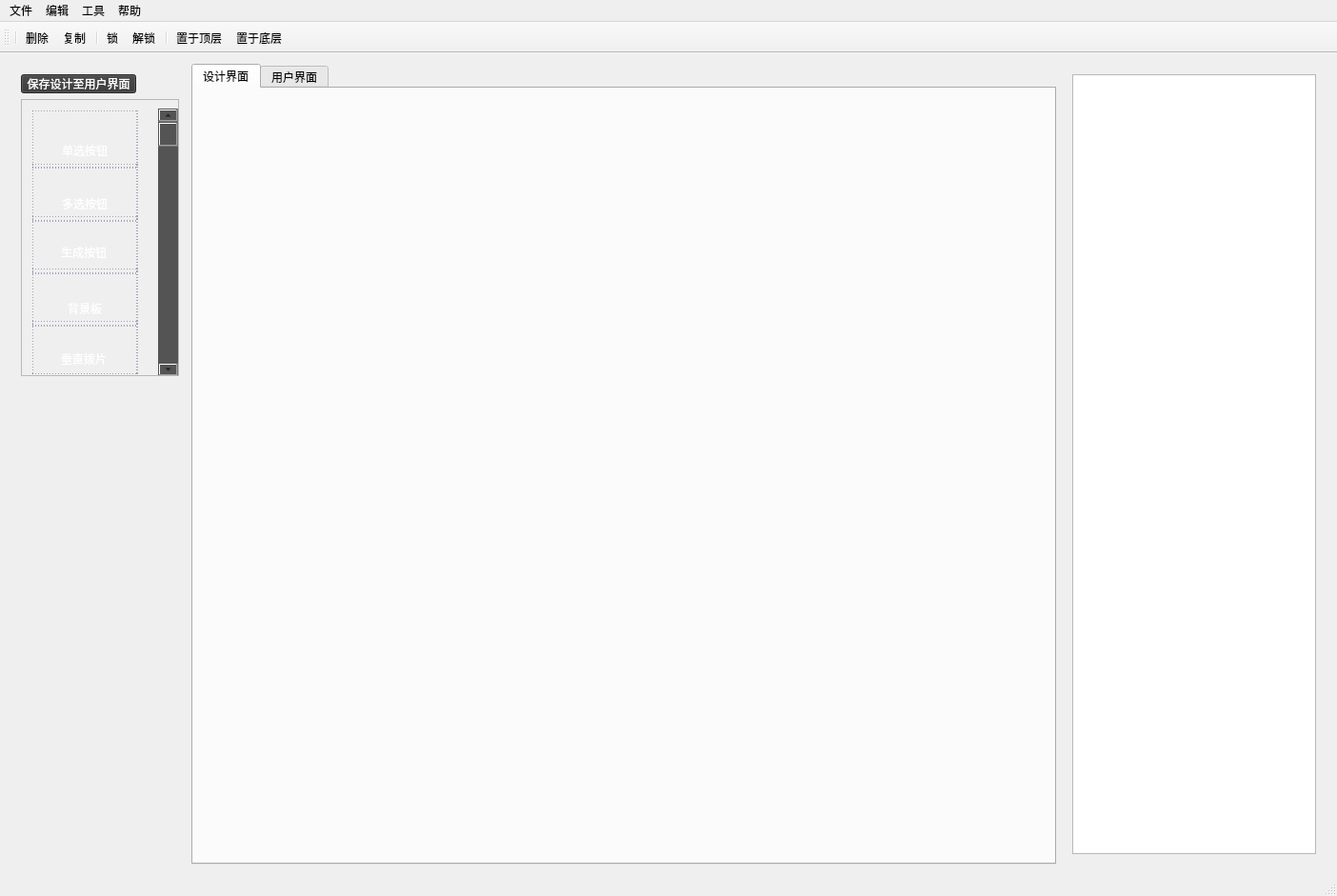
<?xml version="1.0" encoding="UTF-8"?>
<ui version="4.0">
 <class>MainWindow</class>
 <widget class="QMainWindow" name="MainWindow">
  <property name="geometry">
   <rect>
    <x>0</x>
    <y>0</y>
    <width>1404</width>
    <height>941</height>
   </rect>
  </property>
  <property name="windowTitle">
   <string>.</string>
  </property>
  <property name="styleSheet">
   <string notr="true">#MainWindow{background-image: url(:/image/grey.png);}</string>
  </property>
  <widget class="QWidget" name="centralWidget">
   <property name="styleSheet">
    <string notr="true">#centralWidget{background-image: url(:/image/grey.png);}</string>
   </property>
   <layout class="QHBoxLayout" name="horizontalLayout">
    <item>
     <widget class="QWidget" name="leftWidget" native="true">
      <property name="maximumSize">
       <size>
        <width>184</width>
        <height>991</height>
       </size>
      </property>
      <property name="styleSheet">
       <string notr="true">#leftWidget{background-image: url(:/image/black.png);}</string>
      </property>
      <layout class="QVBoxLayout" name="verticalLayout_2">
       <item>
        <widget class="savebutton" name="pushButton_5">
         <property name="enabled">
          <bool>true</bool>
         </property>
         <property name="maximumSize">
          <size>
           <width>121</width>
           <height>20</height>
          </size>
         </property>
         <property name="styleSheet">
          <string notr="true">background-color: rgb(53, 53, 53);
color: rgb(255, 255, 255);</string>
         </property>
         <property name="text">
          <string>保存设计至用户界面</string>
         </property>
        </widget>
       </item>
       <item>
        <widget class="QScrollArea" name="scrollArea_2">
         <property name="minimumSize">
          <size>
           <width>166</width>
           <height>291</height>
          </size>
         </property>
         <property name="maximumSize">
          <size>
           <width>166</width>
           <height>291</height>
          </size>
         </property>
         <property name="styleSheet">
          <string notr="true">background-image: url(:/image/black.png);</string>
         </property>
         <property name="widgetResizable">
          <bool>true</bool>
         </property>
         <widget class="QWidget" name="scrollAreaWidgetContents_2">
          <property name="geometry">
           <rect>
            <x>0</x>
            <y>0</y>
            <width>164</width>
            <height>289</height>
           </rect>
          </property>
          <widget class="QScrollBar" name="verticalScrollBar_2">
           <property name="geometry">
            <rect>
             <x>143</x>
             <y>9</y>
             <width>21</width>
             <height>281</height>
            </rect>
           </property>
           <property name="styleSheet">
            <string notr="true">background-color: rgb(84, 84, 84);</string>
           </property>
           <property name="singleStep">
            <number>10</number>
           </property>
           <property name="orientation">
            <enum>Qt::Vertical</enum>
           </property>
          </widget>
          <widget class="QWidget" name="scrollContent_2" native="true">
           <property name="geometry">
            <rect>
             <x>0</x>
             <y>0</y>
             <width>129</width>
             <height>678</height>
            </rect>
           </property>
           <layout class="QVBoxLayout" name="verticalLayout_3">
            <item>
             <widget class="ClickableFrame" name="frame_4">
              <property name="minimumSize">
               <size>
                <width>111</width>
                <height>61</height>
               </size>
              </property>
              <property name="styleSheet">
               <string notr="true">#frame_4{border: 1px dashed rgb(85, 85, 127);}</string>
              </property>
              <property name="frameShape">
               <enum>QFrame::StyledPanel</enum>
              </property>
              <property name="frameShadow">
               <enum>QFrame::Raised</enum>
              </property>
              <layout class="QVBoxLayout" name="verticalLayout_4">
               <item alignment="Qt::AlignHCenter">
                <widget class="QToolButton" name="toolButton_2">
                 <property name="styleSheet">
                  <string notr="true">image: url(:/image/radiobutton.png);
border: none;</string>
                 </property>
                 <property name="text">
                  <string/>
                 </property>
                </widget>
               </item>
               <item alignment="Qt::AlignHCenter">
                <widget class="QLabel" name="label_2">
                 <property name="styleSheet">
                  <string notr="true">color: rgb(255, 255, 255);</string>
                 </property>
                 <property name="text">
                  <string>单选按钮</string>
                 </property>
                </widget>
               </item>
              </layout>
             </widget>
            </item>
            <item>
             <widget class="ClickableFrame" name="frame_5">
              <property name="minimumSize">
               <size>
                <width>111</width>
                <height>61</height>
               </size>
              </property>
              <property name="styleSheet">
               <string notr="true">#frame_5{border: 1px dashed rgb(85, 85, 127);}</string>
              </property>
              <property name="frameShape">
               <enum>QFrame::StyledPanel</enum>
              </property>
              <property name="frameShadow">
               <enum>QFrame::Raised</enum>
              </property>
              <layout class="QVBoxLayout" name="verticalLayout_5">
               <item alignment="Qt::AlignHCenter">
                <widget class="QToolButton" name="toolButton_4">
                 <property name="styleSheet">
                  <string notr="true">image: url(:/image/checkbox.png);
border: none;</string>
                 </property>
                 <property name="text">
                  <string/>
                 </property>
                </widget>
               </item>
               <item alignment="Qt::AlignHCenter">
                <widget class="QLabel" name="label_4">
                 <property name="styleSheet">
                  <string notr="true">color: rgb(255, 255, 255);</string>
                 </property>
                 <property name="text">
                  <string>多选按钮</string>
                 </property>
                </widget>
               </item>
              </layout>
             </widget>
            </item>
            <item>
             <widget class="ClickableFrame" name="frame">
              <property name="sizePolicy">
               <sizepolicy hsizetype="Preferred" vsizetype="MinimumExpanding">
                <horstretch>0</horstretch>
                <verstretch>0</verstretch>
               </sizepolicy>
              </property>
              <property name="minimumSize">
               <size>
                <width>111</width>
                <height>61</height>
               </size>
              </property>
              <property name="styleSheet">
               <string notr="true">#frame{border: 1px dashed rgb(85, 85, 127);}</string>
              </property>
              <property name="frameShape">
               <enum>QFrame::StyledPanel</enum>
              </property>
              <property name="frameShadow">
               <enum>QFrame::Raised</enum>
              </property>
              <widget class="QToolButton" name="toolButton_5">
               <property name="geometry">
                <rect>
                 <x>40</x>
                 <y>10</y>
                 <width>31</width>
                 <height>21</height>
                </rect>
               </property>
               <property name="styleSheet">
                <string notr="true">image: url(:/image/button.png);
border: none;</string>
               </property>
               <property name="text">
                <string/>
               </property>
              </widget>
              <widget class="QLabel" name="label">
               <property name="geometry">
                <rect>
                 <x>30</x>
                 <y>30</y>
                 <width>48</width>
                 <height>16</height>
                </rect>
               </property>
               <property name="sizePolicy">
                <sizepolicy hsizetype="Ignored" vsizetype="Preferred">
                 <horstretch>0</horstretch>
                 <verstretch>0</verstretch>
                </sizepolicy>
               </property>
               <property name="styleSheet">
                <string notr="true">color: rgb(255, 255, 255);</string>
               </property>
               <property name="text">
                <string>生成按钮</string>
               </property>
              </widget>
             </widget>
            </item>
            <item>
             <widget class="ClickableFrame" name="frame_9">
              <property name="minimumSize">
               <size>
                <width>111</width>
                <height>61</height>
               </size>
              </property>
              <property name="styleSheet">
               <string notr="true">#frame_9{border: 1px dashed rgb(85, 85, 127);}</string>
              </property>
              <property name="frameShape">
               <enum>QFrame::StyledPanel</enum>
              </property>
              <property name="frameShadow">
               <enum>QFrame::Raised</enum>
              </property>
              <layout class="QVBoxLayout" name="verticalLayout_6">
               <item alignment="Qt::AlignHCenter">
                <widget class="QToolButton" name="toolButton_6">
                 <property name="styleSheet">
                  <string notr="true">image: url(:/image/frame.png);
border: none;</string>
                 </property>
                 <property name="text">
                  <string/>
                 </property>
                </widget>
               </item>
               <item alignment="Qt::AlignHCenter">
                <widget class="QLabel" name="label_10">
                 <property name="styleSheet">
                  <string notr="true">color: rgb(255, 255, 255);</string>
                 </property>
                 <property name="text">
                  <string>背景板</string>
                 </property>
                </widget>
               </item>
              </layout>
             </widget>
            </item>
            <item>
             <widget class="ClickableFrame" name="frame_2">
              <property name="minimumSize">
               <size>
                <width>111</width>
                <height>61</height>
               </size>
              </property>
              <property name="styleSheet">
               <string notr="true">#frame_2{border: 1px dashed rgb(85, 85, 127);}</string>
              </property>
              <property name="frameShape">
               <enum>QFrame::StyledPanel</enum>
              </property>
              <property name="frameShadow">
               <enum>QFrame::Raised</enum>
              </property>
              <widget class="QLabel" name="label_7">
               <property name="geometry">
                <rect>
                 <x>30</x>
                 <y>30</y>
                 <width>54</width>
                 <height>20</height>
                </rect>
               </property>
               <property name="styleSheet">
                <string notr="true">color: rgb(255, 255, 255);</string>
               </property>
               <property name="text">
                <string>垂直拨片</string>
               </property>
              </widget>
              <widget class="QToolButton" name="toolButton_7">
               <property name="geometry">
                <rect>
                 <x>30</x>
                 <y>10</y>
                 <width>51</width>
                 <height>21</height>
                </rect>
               </property>
               <property name="styleSheet">
                <string notr="true">image: url(:/image/VerticalSlider.png);
border: none;</string>
               </property>
               <property name="text">
                <string/>
               </property>
              </widget>
             </widget>
            </item>
            <item>
             <widget class="ClickableFrame" name="frame_1">
              <property name="minimumSize">
               <size>
                <width>111</width>
                <height>61</height>
               </size>
              </property>
              <property name="styleSheet">
               <string notr="true">#frame_1{border: 1px dashed rgb(85, 85, 127);}</string>
              </property>
              <property name="frameShape">
               <enum>QFrame::StyledPanel</enum>
              </property>
              <property name="frameShadow">
               <enum>QFrame::Raised</enum>
              </property>
              <widget class="QLabel" name="label_6">
               <property name="geometry">
                <rect>
                 <x>30</x>
                 <y>30</y>
                 <width>48</width>
                 <height>16</height>
                </rect>
               </property>
               <property name="styleSheet">
                <string notr="true">color: rgb(255, 255, 255);</string>
               </property>
               <property name="text">
                <string>水平拨片</string>
               </property>
              </widget>
              <widget class="QToolButton" name="toolButton_8">
               <property name="geometry">
                <rect>
                 <x>10</x>
                 <y>10</y>
                 <width>91</width>
                 <height>21</height>
                </rect>
               </property>
               <property name="styleSheet">
                <string notr="true">image: url(:/image/HorizontalSlider.png);
border: none;</string>
               </property>
               <property name="text">
                <string/>
               </property>
              </widget>
             </widget>
            </item>
            <item>
             <widget class="ClickableFrame" name="frame_3">
              <property name="minimumSize">
               <size>
                <width>111</width>
                <height>61</height>
               </size>
              </property>
              <property name="styleSheet">
               <string notr="true">#frame_3{border: 1px dashed rgb(85, 85, 127);}</string>
              </property>
              <property name="frameShape">
               <enum>QFrame::StyledPanel</enum>
              </property>
              <property name="frameShadow">
               <enum>QFrame::Raised</enum>
              </property>
              <widget class="UserDial" name="dial_3">
               <property name="enabled">
                <bool>false</bool>
               </property>
               <property name="geometry">
                <rect>
                 <x>20</x>
                 <y>10</y>
                 <width>61</width>
                 <height>31</height>
                </rect>
               </property>
               <property name="minimum">
                <number>100</number>
               </property>
               <property name="tracking">
                <bool>true</bool>
               </property>
              </widget>
              <widget class="QLabel" name="label_5">
               <property name="geometry">
                <rect>
                 <x>40</x>
                 <y>40</y>
                 <width>31</width>
                 <height>16</height>
                </rect>
               </property>
               <property name="styleSheet">
                <string notr="true">color: rgb(255, 255, 255);</string>
               </property>
               <property name="text">
                <string>旋钮</string>
               </property>
              </widget>
             </widget>
            </item>
            <item>
             <widget class="ClickableFrame" name="frame_6">
              <property name="minimumSize">
               <size>
                <width>111</width>
                <height>61</height>
               </size>
              </property>
              <property name="styleSheet">
               <string notr="true">#frame_6{border: 1px dashed rgb(85, 85, 127);}</string>
              </property>
              <property name="frameShape">
               <enum>QFrame::StyledPanel</enum>
              </property>
              <property name="frameShadow">
               <enum>QFrame::Raised</enum>
              </property>
              <widget class="QToolButton" name="toolButton">
               <property name="geometry">
                <rect>
                 <x>30</x>
                 <y>10</y>
                 <width>51</width>
                 <height>31</height>
                </rect>
               </property>
               <property name="styleSheet">
                <string notr="true">image: url(:/image/label.png);
border: none;</string>
               </property>
               <property name="text">
                <string/>
               </property>
              </widget>
              <widget class="QLabel" name="label_3">
               <property name="geometry">
                <rect>
                 <x>40</x>
                 <y>40</y>
                 <width>31</width>
                 <height>16</height>
                </rect>
               </property>
               <property name="styleSheet">
                <string notr="true">color: rgb(255, 255, 255);</string>
               </property>
               <property name="text">
                <string>标签</string>
               </property>
              </widget>
             </widget>
            </item>
            <item>
             <widget class="ClickableFrame" name="frame_7">
              <property name="minimumSize">
               <size>
                <width>111</width>
                <height>61</height>
               </size>
              </property>
              <property name="styleSheet">
               <string notr="true">#frame_7{border: 1px dashed rgb(85, 85, 127);}</string>
              </property>
              <property name="frameShape">
               <enum>QFrame::StyledPanel</enum>
              </property>
              <property name="frameShadow">
               <enum>QFrame::Raised</enum>
              </property>
              <widget class="QToolButton" name="toolButton_3">
               <property name="geometry">
                <rect>
                 <x>30</x>
                 <y>10</y>
                 <width>51</width>
                 <height>21</height>
                </rect>
               </property>
               <property name="styleSheet">
                <string notr="true">image: url(:/image/toolbutton.png);
border: none;</string>
               </property>
               <property name="text">
                <string/>
               </property>
              </widget>
              <widget class="QLabel" name="label_8">
               <property name="geometry">
                <rect>
                 <x>30</x>
                 <y>40</y>
                 <width>51</width>
                 <height>16</height>
                </rect>
               </property>
               <property name="styleSheet">
                <string notr="true">color: rgb(255, 255, 255);</string>
               </property>
               <property name="text">
                <string>工具按钮</string>
               </property>
              </widget>
             </widget>
            </item>
            <item>
             <widget class="ClickableFrame" name="frame_8">
              <property name="minimumSize">
               <size>
                <width>111</width>
                <height>61</height>
               </size>
              </property>
              <property name="styleSheet">
               <string notr="true">#frame_8{border: 1px dashed rgb(85, 85, 127);}</string>
              </property>
              <property name="frameShape">
               <enum>QFrame::StyledPanel</enum>
              </property>
              <property name="frameShadow">
               <enum>QFrame::Raised</enum>
              </property>
              <widget class="QLabel" name="label_9">
               <property name="geometry">
                <rect>
                 <x>20</x>
                 <y>40</y>
                 <width>71</width>
                 <height>20</height>
                </rect>
               </property>
               <property name="styleSheet">
                <string notr="true">color: rgb(255, 255, 255);</string>
               </property>
               <property name="text">
                <string>   编辑框</string>
               </property>
              </widget>
              <widget class="QToolButton" name="toolButton_9">
               <property name="geometry">
                <rect>
                 <x>40</x>
                 <y>10</y>
                 <width>31</width>
                 <height>21</height>
                </rect>
               </property>
               <property name="styleSheet">
                <string notr="true">image: url(:/image/lineEdit.png);
border: none;</string>
               </property>
               <property name="text">
                <string/>
               </property>
              </widget>
             </widget>
            </item>
            <item>
             <widget class="ClickableFrame" name="frame_10">
              <property name="minimumSize">
               <size>
                <width>111</width>
                <height>61</height>
               </size>
              </property>
              <property name="styleSheet">
               <string notr="true">#frame_10{border: 1px dashed rgb(85, 85, 127);}</string>
              </property>
              <property name="frameShape">
               <enum>QFrame::StyledPanel</enum>
              </property>
              <property name="frameShadow">
               <enum>QFrame::Raised</enum>
              </property>
              <widget class="QLabel" name="label_11">
               <property name="geometry">
                <rect>
                 <x>20</x>
                 <y>40</y>
                 <width>72</width>
                 <height>16</height>
                </rect>
               </property>
               <property name="styleSheet">
                <string notr="true">color: rgb(255, 255, 255);</string>
               </property>
               <property name="text">
                <string>指令链接按钮</string>
               </property>
              </widget>
              <widget class="QToolButton" name="toolButton_10">
               <property name="geometry">
                <rect>
                 <x>40</x>
                 <y>10</y>
                 <width>31</width>
                 <height>31</height>
                </rect>
               </property>
               <property name="styleSheet">
                <string notr="true">image: url(:/image/commandlinkbutton.png);
border: none;</string>
               </property>
               <property name="text">
                <string/>
               </property>
              </widget>
             </widget>
            </item>
            <item>
             <widget class="ClickableFrame" name="frame_11">
              <property name="minimumSize">
               <size>
                <width>111</width>
                <height>61</height>
               </size>
              </property>
              <property name="styleSheet">
               <string notr="true">#frame_11{border: 1px dashed rgb(85, 85, 127);}</string>
              </property>
              <property name="frameShape">
               <enum>QFrame::StyledPanel</enum>
              </property>
              <property name="frameShadow">
               <enum>QFrame::Raised</enum>
              </property>
              <widget class="QLabel" name="label_12">
               <property name="geometry">
                <rect>
                 <x>20</x>
                 <y>40</y>
                 <width>71</width>
                 <height>20</height>
                </rect>
               </property>
               <property name="styleSheet">
                <string notr="true">color: rgb(255, 255, 255);</string>
               </property>
               <property name="text">
                <string>   音量条</string>
               </property>
              </widget>
              <widget class="QToolButton" name="toolButton_11">
               <property name="geometry">
                <rect>
                 <x>20</x>
                 <y>10</y>
                 <width>71</width>
                 <height>21</height>
                </rect>
               </property>
               <property name="styleSheet">
                <string notr="true">image: url(:/image/volume.png);
border: none;</string>
               </property>
               <property name="text">
                <string/>
               </property>
              </widget>
             </widget>
            </item>
           </layout>
          </widget>
         </widget>
        </widget>
       </item>
       <item>
        <widget class="QWidget" name="widget_2" native="true">
         <property name="styleSheet">
          <string notr="true">background-image: url(:/image/grey.png);</string>
         </property>
        </widget>
       </item>
      </layout>
     </widget>
    </item>
    <item>
     <widget class="QTabWidget" name="tabWidget">
      <property name="styleSheet">
       <string notr="true">#tabWidget{background-image: url(:/image/black.png);}

</string>
      </property>
      <property name="currentIndex">
       <number>0</number>
      </property>
      <widget class="QWidget" name="tab_3">
       <property name="styleSheet">
        <string notr="true">#tab_3{background-image: url(:/image/black.png);}</string>
       </property>
       <attribute name="title">
        <string>设计界面</string>
       </attribute>
      </widget>
      <widget class="QWidget" name="tab_4">
       <property name="styleSheet">
        <string notr="true">#tab_4{background-image: url(:/image/black.png);}</string>
       </property>
       <attribute name="title">
        <string>用户界面</string>
       </attribute>
      </widget>
     </widget>
    </item>
    <item>
     <widget class="ResizableTreeView" name="widget" native="true">
      <property name="sizePolicy">
       <sizepolicy hsizetype="Maximum" vsizetype="Preferred">
        <horstretch>0</horstretch>
        <verstretch>0</verstretch>
       </sizepolicy>
      </property>
      <property name="styleSheet">
       <string notr="true">background-image: url(:/image/grey.png);</string>
      </property>
      <layout class="QVBoxLayout" name="verticalLayout">
       <item>
        <widget class="MyTreeView" name="treeView">
         <property name="styleSheet">
          <string notr="true">#treeView{background-image: url(:/image/grey.png);
color: rgb(255, 255, 255);}</string>
         </property>
        </widget>
       </item>
      </layout>
     </widget>
    </item>
   </layout>
  </widget>
  <widget class="QMenuBar" name="menuBar">
   <property name="geometry">
    <rect>
     <x>0</x>
     <y>0</y>
     <width>1404</width>
     <height>22</height>
    </rect>
   </property>
   <widget class="QMenu" name="menu_2">
    <property name="title">
     <string>编辑</string>
    </property>
   </widget>
   <widget class="QMenu" name="menu_4">
    <property name="title">
     <string>帮助</string>
    </property>
   </widget>
   <widget class="QMenu" name="menu_3">
    <property name="title">
     <string>工具</string>
    </property>
   </widget>
   <widget class="QMenu" name="menu">
    <property name="title">
     <string>文件</string>
    </property>
   </widget>
   <addaction name="menu"/>
   <addaction name="menu_2"/>
   <addaction name="menu_3"/>
   <addaction name="menu_4"/>
  </widget>
  <widget class="QStatusBar" name="statusBar"/>
  <widget class="QToolBar" name="mainToolBar">
   <attribute name="toolBarArea">
    <enum>TopToolBarArea</enum>
   </attribute>
   <attribute name="toolBarBreak">
    <bool>false</bool>
   </attribute>
   <addaction name="separator"/>
   <addaction name="actionDelete"/>
   <addaction name="actionCopy"/>
   <addaction name="separator"/>
   <addaction name="actionLock"/>
   <addaction name="actionUnlock"/>
   <addaction name="separator"/>
   <addaction name="actionTop"/>
   <addaction name="actionBottom"/>
  </widget>
  <action name="actionDelete">
   <property name="icon">
    <iconset resource="resource.qrc">
     <normaloff>:/image/delet.png</normaloff>:/image/delet.png</iconset>
   </property>
   <property name="text">
    <string>删除</string>
   </property>
   <property name="toolTip">
    <string>删除</string>
   </property>
  </action>
  <action name="actionCopy">
   <property name="icon">
    <iconset resource="resource.qrc">
     <normaloff>:/image/copy.png</normaloff>:/image/copy.png</iconset>
   </property>
   <property name="text">
    <string>复制</string>
   </property>
   <property name="toolTip">
    <string>复制</string>
   </property>
   <property name="shortcut">
    <string>Ctrl+C</string>
   </property>
  </action>
  <action name="actionLock">
   <property name="icon">
    <iconset resource="resource.qrc">
     <normaloff>:/image/lock.png</normaloff>:/image/lock.png</iconset>
   </property>
   <property name="text">
    <string>锁</string>
   </property>
   <property name="toolTip">
    <string>锁</string>
   </property>
  </action>
  <action name="actionUnlock">
   <property name="icon">
    <iconset resource="resource.qrc">
     <normaloff>:/image/unlock.png</normaloff>:/image/unlock.png</iconset>
   </property>
   <property name="text">
    <string>解锁</string>
   </property>
   <property name="toolTip">
    <string>解锁</string>
   </property>
  </action>
  <action name="actionTop">
   <property name="icon">
    <iconset resource="resource.qrc">
     <normaloff>:/image/top.png</normaloff>:/image/top.png</iconset>
   </property>
   <property name="text">
    <string>置于顶层</string>
   </property>
   <property name="toolTip">
    <string>置于底层</string>
   </property>
  </action>
  <action name="actionBottom">
   <property name="icon">
    <iconset resource="resource.qrc">
     <normaloff>:/image/bottom.png</normaloff>:/image/bottom.png</iconset>
   </property>
   <property name="text">
    <string>置于底层</string>
   </property>
   <property name="toolTip">
    <string>置于底层</string>
   </property>
  </action>
  <action name="actionPaste">
   <property name="text">
    <string>粘贴</string>
   </property>
   <property name="shortcut">
    <string>Ctrl+V</string>
   </property>
  </action>
 </widget>
 <layoutdefault spacing="6" margin="11"/>
 <customwidgets>
  <customwidget>
   <class>MyTreeView</class>
   <extends>QTreeView</extends>
   <header location="global">mytreeview.h</header>
  </customwidget>
  <customwidget>
   <class>ResizableTreeView</class>
   <extends>QWidget</extends>
   <header location="global">resizabletreeview.h</header>
   <container>1</container>
  </customwidget>
  <customwidget>
   <class>savebutton</class>
   <extends>QPushButton</extends>
   <header location="global">savebutton.h</header>
  </customwidget>
  <customwidget>
   <class>ClickableFrame</class>
   <extends>QFrame</extends>
   <header location="global">clickableframe.h</header>
   <container>1</container>
  </customwidget>
  <customwidget>
   <class>UserDial</class>
   <extends>QDial</extends>
   <header location="global">userdial.h</header>
  </customwidget>
 </customwidgets>
 <resources>
  <include location="resource.qrc"/>
 </resources>
 <connections/>
</ui>
